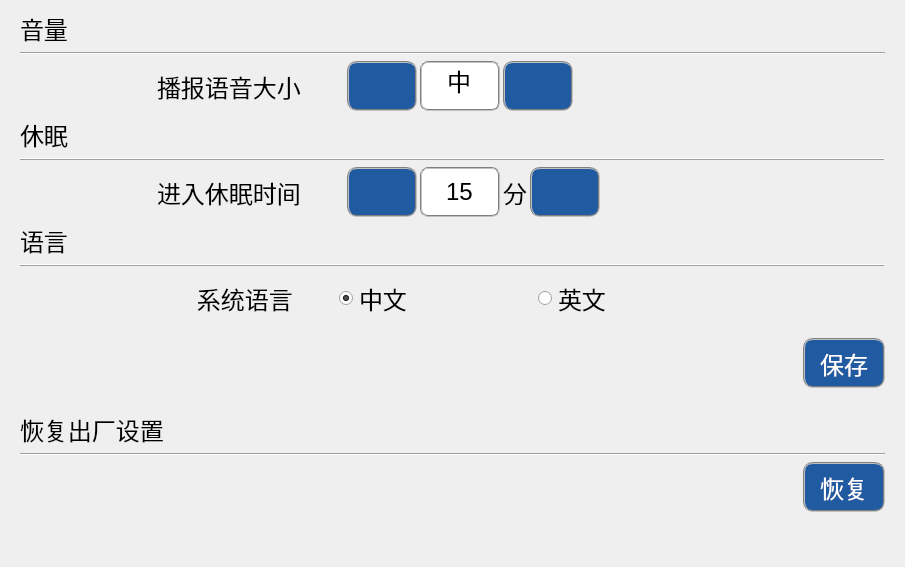
        <widget class="QWidget" name="tabOthers">
         <property name="styleSheet">
          <string notr="true">QRadioButton::indicator:unchecked {
	image: url(:/image/radiobuttonUnchecked_32pt.png);
 }

QRadioButton::indicator:checked {
	image: url(:/image/radiobuttonChecked_32pt.png);
 }</string>
         </property>
         <attribute name="title">
          <string>其它  </string>
         </attribute>
         <layout class="QGridLayout" name="gridLayout_39">
          <item row="0" column="0">
           <widget class="QWidget" name="wgtVolume" native="true">
            <layout class="QGridLayout" name="gridLayout_24">
             <property name="topMargin">
              <number>0</number>
             </property>
             <property name="bottomMargin">
              <number>0</number>
             </property>
             <property name="verticalSpacing">
              <number>6</number>
             </property>
             <item row="0" column="0">
              <widget class="QLabel" name="label_3">
               <property name="font">
                <font>
                 <pointsize>18</pointsize>
                </font>
               </property>
               <property name="text">
                <string>音量</string>
               </property>
              </widget>
             </item>
             <item row="1" column="0" colspan="3">
              <widget class="Line" name="line_8">
               <property name="orientation">
                <enum>Qt::Horizontal</enum>
               </property>
              </widget>
             </item>
             <item row="2" column="0">
              <spacer name="horizontalSpacer_23">
               <property name="orientation">
                <enum>Qt::Horizontal</enum>
               </property>
               <property name="sizeType">
                <enum>QSizePolicy::Preferred</enum>
               </property>
               <property name="sizeHint" stdset="0">
                <size>
                 <width>131</width>
                 <height>20</height>
                </size>
               </property>
              </spacer>
             </item>
             <item row="2" column="1">
              <layout class="QGridLayout" name="gridLayout_22" columnstretch="0,0,0">
               <item row="0" column="0">
                <widget class="QLabel" name="labVolume">
                 <property name="font">
                  <font>
                   <pointsize>18</pointsize>
                  </font>
                 </property>
                 <property name="text">
                  <string>播报语音大小</string>
                 </property>
                </widget>
               </item>
               <item row="0" column="1">
                <spacer name="horizontalSpacer_9">
                 <property name="orientation">
                  <enum>Qt::Horizontal</enum>
                 </property>
                 <property name="sizeType">
                  <enum>QSizePolicy::Preferred</enum>
                 </property>
                 <property name="sizeHint" stdset="0">
                  <size>
                   <width>40</width>
                   <height>20</height>
                  </size>
                 </property>
                </spacer>
               </item>
               <item row="0" column="2">
                <layout class="QGridLayout" name="gridLayout_20">
                 <property name="horizontalSpacing">
                  <number>3</number>
                 </property>
                 <property name="verticalSpacing">
                  <number>0</number>
                 </property>
                 <property name="leftMargin">
                  <number>0</number>
                 </property>
                 <item row="0" column="0">
                  <widget class="QPushButton" name="btnTurnDownVolume">
                   <property name="sizePolicy">
                    <sizepolicy hsizetype="Preferred" vsizetype="Preferred">
                     <horstretch>0</horstretch>
                     <verstretch>0</verstretch>
                    </sizepolicy>
                   </property>
                   <property name="minimumSize">
                    <size>
                     <width>70</width>
                     <height>50</height>
                    </size>
                   </property>
                   <property name="styleSheet">
                    <string notr="true">color: white;
background-color: rgb(32, 90, 160);
border: 2px groove gray;
border-radius: 10px;
padding: 2px 4px;</string>
                   </property>
                   <property name="text">
                    <string/>
                   </property>
                   <property name="icon">
                    <iconset resource="../ikembx00.qrc">
                     <normaloff>:/image/ui_goto_previous.ico</normaloff>:/image/ui_goto_previous.ico</iconset>
                   </property>
                   <property name="iconSize">
                    <size>
                     <width>40</width>
                     <height>40</height>
                    </size>
                   </property>
                  </widget>
                 </item>
                 <item row="0" column="1">
                  <widget class="QLineEdit" name="txtVolume">
                   <property name="sizePolicy">
                    <sizepolicy hsizetype="Preferred" vsizetype="Preferred">
                     <horstretch>0</horstretch>
                     <verstretch>0</verstretch>
                    </sizepolicy>
                   </property>
                   <property name="minimumSize">
                    <size>
                     <width>0</width>
                     <height>0</height>
                    </size>
                   </property>
                   <property name="maximumSize">
                    <size>
                     <width>80</width>
                     <height>16777215</height>
                    </size>
                   </property>
                   <property name="font">
                    <font>
                     <pointsize>18</pointsize>
                    </font>
                   </property>
                   <property name="styleSheet">
                    <string notr="true">background-color: rgb(255, 255, 255);
border-radius: 8px; 
border:2px groove gray;
padding: 2px 2px; </string>
                   </property>
                   <property name="text">
                    <string>中</string>
                   </property>
                   <property name="alignment">
                    <set>Qt::AlignCenter</set>
                   </property>
                  </widget>
                 </item>
                 <item row="0" column="2">
                  <widget class="QPushButton" name="btnTurnUpVolume">
                   <property name="sizePolicy">
                    <sizepolicy hsizetype="Preferred" vsizetype="Preferred">
                     <horstretch>0</horstretch>
                     <verstretch>0</verstretch>
                    </sizepolicy>
                   </property>
                   <property name="minimumSize">
                    <size>
                     <width>70</width>
                     <height>50</height>
                    </size>
                   </property>
                   <property name="styleSheet">
                    <string notr="true">color: white;
background-color: rgb(32, 90, 160);
border: 2px groove gray;
border-radius: 10px;
padding: 2px 4px;</string>
                   </property>
                   <property name="text">
                    <string/>
                   </property>
                   <property name="icon">
                    <iconset resource="../ikembx00.qrc">
                     <normaloff>:/image/ui_goto_next.ico</normaloff>:/image/ui_goto_next.ico</iconset>
                   </property>
                   <property name="iconSize">
                    <size>
                     <width>40</width>
                     <height>40</height>
                    </size>
                   </property>
                  </widget>
                 </item>
                </layout>
               </item>
              </layout>
             </item>
             <item row="2" column="2">
              <spacer name="horizontalSpacer_26">
               <property name="orientation">
                <enum>Qt::Horizontal</enum>
               </property>
               <property name="sizeType">
                <enum>QSizePolicy::Expanding</enum>
               </property>
               <property name="sizeHint" stdset="0">
                <size>
                 <width>302</width>
                 <height>20</height>
                </size>
               </property>
              </spacer>
             </item>
            </layout>
           </widget>
          </item>
          <item row="1" column="0">
           <widget class="QWidget" name="wgtSleepSettings" native="true">
            <layout class="QGridLayout" name="gridLayout_23" rowstretch="0,0,0">
             <property name="topMargin">
              <number>0</number>
             </property>
             <property name="bottomMargin">
              <number>0</number>
             </property>
             <property name="verticalSpacing">
              <number>6</number>
             </property>
             <item row="0" column="0" colspan="3">
              <widget class="QLabel" name="label_2">
               <property name="minimumSize">
                <size>
                 <width>70</width>
                 <height>0</height>
                </size>
               </property>
               <property name="font">
                <font>
                 <pointsize>18</pointsize>
                </font>
               </property>
               <property name="text">
                <string>休眠</string>
               </property>
              </widget>
             </item>
             <item row="1" column="0" colspan="3">
              <widget class="Line" name="line_7">
               <property name="frameShadow">
                <enum>QFrame::Raised</enum>
               </property>
               <property name="lineWidth">
                <number>1</number>
               </property>
               <property name="orientation">
                <enum>Qt::Horizontal</enum>
               </property>
              </widget>
             </item>
             <item row="2" column="0">
              <spacer name="horizontalSpacer_29">
               <property name="orientation">
                <enum>Qt::Horizontal</enum>
               </property>
               <property name="sizeType">
                <enum>QSizePolicy::Preferred</enum>
               </property>
               <property name="sizeHint" stdset="0">
                <size>
                 <width>131</width>
                 <height>20</height>
                </size>
               </property>
              </spacer>
             </item>
             <item row="2" column="1">
              <layout class="QGridLayout" name="gridLayout_25">
               <item row="0" column="1">
                <spacer name="horizontalSpacer_7">
                 <property name="orientation">
                  <enum>Qt::Horizontal</enum>
                 </property>
                 <property name="sizeType">
                  <enum>QSizePolicy::Preferred</enum>
                 </property>
                 <property name="sizeHint" stdset="0">
                  <size>
                   <width>40</width>
                   <height>20</height>
                  </size>
                 </property>
                </spacer>
               </item>
               <item row="0" column="0">
                <widget class="QLabel" name="labSleepTime">
                 <property name="font">
                  <font>
                   <pointsize>18</pointsize>
                  </font>
                 </property>
                 <property name="text">
                  <string>进入休眠时间</string>
                 </property>
                </widget>
               </item>
               <item row="0" column="2">
                <layout class="QGridLayout" name="gridLayout_11">
                 <property name="sizeConstraint">
                  <enum>QLayout::SetFixedSize</enum>
                 </property>
                 <property name="horizontalSpacing">
                  <number>3</number>
                 </property>
                 <property name="verticalSpacing">
                  <number>0</number>
                 </property>
                 <item row="0" column="1">
                  <widget class="QLineEdit" name="txtSleepTime">
                   <property name="sizePolicy">
                    <sizepolicy hsizetype="Preferred" vsizetype="Preferred">
                     <horstretch>0</horstretch>
                     <verstretch>0</verstretch>
                    </sizepolicy>
                   </property>
                   <property name="maximumSize">
                    <size>
                     <width>80</width>
                     <height>16777215</height>
                    </size>
                   </property>
                   <property name="font">
                    <font>
                     <pointsize>18</pointsize>
                    </font>
                   </property>
                   <property name="styleSheet">
                    <string notr="true">background-color: rgb(255, 255, 255);
border-radius: 8px; 
border:2px groove gray;
padding: 2px 2px; </string>
                   </property>
                   <property name="text">
                    <string>15</string>
                   </property>
                   <property name="maxLength">
                    <number>2</number>
                   </property>
                   <property name="frame">
                    <bool>true</bool>
                   </property>
                   <property name="alignment">
                    <set>Qt::AlignCenter</set>
                   </property>
                  </widget>
                 </item>
                 <item row="0" column="0">
                  <widget class="QPushButton" name="btnMinuSleepTime">
                   <property name="sizePolicy">
                    <sizepolicy hsizetype="Preferred" vsizetype="Preferred">
                     <horstretch>0</horstretch>
                     <verstretch>0</verstretch>
                    </sizepolicy>
                   </property>
                   <property name="minimumSize">
                    <size>
                     <width>70</width>
                     <height>50</height>
                    </size>
                   </property>
                   <property name="styleSheet">
                    <string notr="true">color: white;
background-color: rgb(32, 90, 160);
border: 2px groove gray;
border-radius: 10px;
padding: 2px 4px;</string>
                   </property>
                   <property name="text">
                    <string/>
                   </property>
                   <property name="icon">
                    <iconset resource="../ikembx00.qrc">
                     <normaloff>:/image/ui_goto_previous.ico</normaloff>:/image/ui_goto_previous.ico</iconset>
                   </property>
                   <property name="iconSize">
                    <size>
                     <width>40</width>
                     <height>40</height>
                    </size>
                   </property>
                   <property name="flat">
                    <bool>true</bool>
                   </property>
                  </widget>
                 </item>
                 <item row="0" column="3">
                  <widget class="QPushButton" name="btnAddSleepTime">
                   <property name="sizePolicy">
                    <sizepolicy hsizetype="Preferred" vsizetype="Preferred">
                     <horstretch>0</horstretch>
                     <verstretch>0</verstretch>
                    </sizepolicy>
                   </property>
                   <property name="minimumSize">
                    <size>
                     <width>70</width>
                     <height>50</height>
                    </size>
                   </property>
                   <property name="styleSheet">
                    <string notr="true">color: white;
background-color: rgb(32, 90, 160);
border: 2px groove gray;
border-radius: 10px;
padding: 2px 4px;</string>
                   </property>
                   <property name="text">
                    <string/>
                   </property>
                   <property name="icon">
                    <iconset resource="../ikembx00.qrc">
                     <normaloff>:/image/ui_goto_next.ico</normaloff>:/image/ui_goto_next.ico</iconset>
                   </property>
                   <property name="iconSize">
                    <size>
                     <width>40</width>
                     <height>40</height>
                    </size>
                   </property>
                   <property name="autoDefault">
                    <bool>false</bool>
                   </property>
                   <property name="flat">
                    <bool>true</bool>
                   </property>
                  </widget>
                 </item>
                 <item row="0" column="2">
                  <widget class="QLabel" name="labSleepTimeUnit">
                   <property name="font">
                    <font>
                     <pointsize>18</pointsize>
                    </font>
                   </property>
                   <property name="text">
                    <string>分</string>
                   </property>
                  </widget>
                 </item>
                </layout>
               </item>
              </layout>
             </item>
             <item row="2" column="2">
              <spacer name="horizontalSpacer_10">
               <property name="orientation">
                <enum>Qt::Horizontal</enum>
               </property>
               <property name="sizeType">
                <enum>QSizePolicy::Expanding</enum>
               </property>
               <property name="sizeHint" stdset="0">
                <size>
                 <width>279</width>
                 <height>50</height>
                </size>
               </property>
              </spacer>
             </item>
            </layout>
           </widget>
          </item>
          <item row="2" column="0">
           <widget class="QWidget" name="wgtSysLanguage" native="true">
            <layout class="QGridLayout" name="gridLayout_26">
             <property name="topMargin">
              <number>0</number>
             </property>
             <property name="bottomMargin">
              <number>0</number>
             </property>
             <property name="verticalSpacing">
              <number>6</number>
             </property>
             <item row="0" column="0" colspan="3">
              <widget class="QLabel" name="label_4">
               <property name="font">
                <font>
                 <pointsize>18</pointsize>
                </font>
               </property>
               <property name="text">
                <string>语言</string>
               </property>
              </widget>
             </item>
             <item row="1" column="0" colspan="3">
              <widget class="Line" name="line_9">
               <property name="frameShadow">
                <enum>QFrame::Raised</enum>
               </property>
               <property name="orientation">
                <enum>Qt::Horizontal</enum>
               </property>
              </widget>
             </item>
             <item row="2" column="0">
              <spacer name="horizontalSpacer_30">
               <property name="orientation">
                <enum>Qt::Horizontal</enum>
               </property>
               <property name="sizeType">
                <enum>QSizePolicy::Preferred</enum>
               </property>
               <property name="sizeHint" stdset="0">
                <size>
                 <width>131</width>
                 <height>20</height>
                </size>
               </property>
              </spacer>
             </item>
             <item row="2" column="1">
              <layout class="QGridLayout" name="gridLayout_21" columnstretch="0,0,0,0,0">
               <item row="0" column="0">
                <widget class="QLabel" name="labLanguage">
                 <property name="font">
                  <font>
                   <pointsize>18</pointsize>
                  </font>
                 </property>
                 <property name="text">
                  <string>      系统语言</string>
                 </property>
                </widget>
               </item>
               <item row="0" column="1">
                <spacer name="horizontalSpacer_8">
                 <property name="orientation">
                  <enum>Qt::Horizontal</enum>
                 </property>
                 <property name="sizeType">
                  <enum>QSizePolicy::Preferred</enum>
                 </property>
                 <property name="sizeHint" stdset="0">
                  <size>
                   <width>40</width>
                   <height>28</height>
                  </size>
                 </property>
                </spacer>
               </item>
               <item row="0" column="3">
                <spacer name="horizontalSpacer_25">
                 <property name="orientation">
                  <enum>Qt::Horizontal</enum>
                 </property>
                 <property name="sizeType">
                  <enum>QSizePolicy::Preferred</enum>
                 </property>
                 <property name="sizeHint" stdset="0">
                  <size>
                   <width>120</width>
                   <height>20</height>
                  </size>
                 </property>
                </spacer>
               </item>
               <item row="0" column="2">
                <widget class="QRadioButton" name="rbtnLanguageCn">
                 <property name="sizePolicy">
                  <sizepolicy hsizetype="Preferred" vsizetype="Expanding">
                   <horstretch>0</horstretch>
                   <verstretch>0</verstretch>
                  </sizepolicy>
                 </property>
                 <property name="font">
                  <font>
                   <pointsize>18</pointsize>
                  </font>
                 </property>
                 <property name="styleSheet">
                  <string notr="true">label:checked
{
      color: rgb(0, 0, 255);
}</string>
                 </property>
                 <property name="text">
                  <string>中文</string>
                 </property>
                 <property name="checked">
                  <bool>true</bool>
                 </property>
                </widget>
               </item>
               <item row="0" column="4">
                <widget class="QRadioButton" name="rbtnLanguageEn">
                 <property name="sizePolicy">
                  <sizepolicy hsizetype="Preferred" vsizetype="Preferred">
                   <horstretch>0</horstretch>
                   <verstretch>0</verstretch>
                  </sizepolicy>
                 </property>
                 <property name="font">
                  <font>
                   <pointsize>18</pointsize>
                  </font>
                 </property>
                 <property name="text">
                  <string>英文</string>
                 </property>
                </widget>
               </item>
              </layout>
             </item>
             <item row="2" column="2">
              <spacer name="horizontalSpacer_31">
               <property name="orientation">
                <enum>Qt::Horizontal</enum>
               </property>
               <property name="sizeType">
                <enum>QSizePolicy::Expanding</enum>
               </property>
               <property name="sizeHint" stdset="0">
                <size>
                 <width>219</width>
                 <height>50</height>
                </size>
               </property>
              </spacer>
             </item>
            </layout>
           </widget>
          </item>
          <item row="3" column="0">
           <widget class="QWidget" name="widget" native="true">
            <layout class="QGridLayout" name="gridLayout_38">
             <item row="0" column="0">
              <layout class="QGridLayout" name="gridLayout_35">
               <property name="rightMargin">
                <number>0</number>
               </property>
               <item row="0" column="0">
                <spacer name="horizontalSpacer_36">
                 <property name="orientation">
                  <enum>Qt::Horizontal</enum>
                 </property>
                 <property name="sizeType">
                  <enum>QSizePolicy::Preferred</enum>
                 </property>
                 <property name="sizeHint" stdset="0">
                  <size>
                   <width>783</width>
                   <height>50</height>
                  </size>
                 </property>
                </spacer>
               </item>
               <item row="0" column="1">
                <widget class="QPushButton" name="btnSaveOthers">
                 <property name="sizePolicy">
                  <sizepolicy hsizetype="Preferred" vsizetype="Preferred">
                   <horstretch>0</horstretch>
                   <verstretch>0</verstretch>
                  </sizepolicy>
                 </property>
                 <property name="font">
                  <font>
                   <pointsize>18</pointsize>
                  </font>
                 </property>
                 <property name="styleSheet">
                  <string notr="true">color: white;
background-color: rgb(32, 90, 160);
border: 2px groove gray;
border-radius: 10px;
padding: 2px 4px;</string>
                 </property>
                 <property name="text">
                  <string>保存</string>
                 </property>
                 <property name="icon">
                  <iconset resource="../ikembx00.qrc">
                   <normaloff>:/image/ok.ico</normaloff>:/image/ok.ico</iconset>
                 </property>
                 <property name="iconSize">
                  <size>
                   <width>35</width>
                   <height>35</height>
                  </size>
                 </property>
                </widget>
               </item>
              </layout>
             </item>
            </layout>
           </widget>
          </item>
          <item row="4" column="0">
           <widget class="QFrame" name="frame">
            <property name="frameShape">
             <enum>QFrame::NoFrame</enum>
            </property>
            <property name="frameShadow">
             <enum>QFrame::Raised</enum>
            </property>
            <layout class="QGridLayout" name="gridLayout_37">
             <item row="0" column="0">
              <widget class="QLabel" name="label">
               <property name="font">
                <font>
                 <pointsize>18</pointsize>
                </font>
               </property>
               <property name="text">
                <string>恢复出厂设置</string>
               </property>
              </widget>
             </item>
             <item row="1" column="0">
              <widget class="Line" name="line_6">
               <property name="orientation">
                <enum>Qt::Horizontal</enum>
               </property>
              </widget>
             </item>
             <item row="2" column="0">
              <layout class="QGridLayout" name="gridLayout_36">
               <item row="0" column="0">
                <spacer name="horizontalSpacer_37">
                 <property name="orientation">
                  <enum>Qt::Horizontal</enum>
                 </property>
                 <property name="sizeType">
                  <enum>QSizePolicy::Preferred</enum>
                 </property>
                 <property name="sizeHint" stdset="0">
                  <size>
                   <width>783</width>
                   <height>50</height>
                  </size>
                 </property>
                </spacer>
               </item>
               <item row="0" column="1">
                <widget class="QPushButton" name="btnFactorySet">
                 <property name="sizePolicy">
                  <sizepolicy hsizetype="Preferred" vsizetype="Preferred">
                   <horstretch>0</horstretch>
                   <verstretch>0</verstretch>
                  </sizepolicy>
                 </property>
                 <property name="font">
                  <font>
                   <pointsize>18</pointsize>
                  </font>
                 </property>
                 <property name="styleSheet">
                  <string notr="true">color: white;
background-color: rgb(32, 90, 160);
border: 2px groove gray;
border-radius: 10px;
padding: 2px 4px;</string>
                 </property>
                 <property name="text">
                  <string>恢复</string>
                 </property>
                 <property name="icon">
                  <iconset resource="../ikembx00.qrc">
                   <normaloff>:/image/jtbq_021.ico</normaloff>:/image/jtbq_021.ico</iconset>
                 </property>
                 <property name="iconSize">
                  <size>
                   <width>40</width>
                   <height>40</height>
                  </size>
                 </property>
                </widget>
               </item>
              </layout>
             </item>
            </layout>
           </widget>
          </item>
          <item row="5" column="0">
           <spacer name="verticalSpacer_5">
            <property name="orientation">
             <enum>Qt::Vertical</enum>
            </property>
            <property name="sizeHint" stdset="0">
             <size>
              <width>20</width>
              <height>35</height>
             </size>
            </property>
           </spacer>
          </item>
         </layout>
        </widget>
